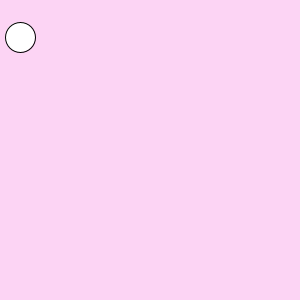
Frame 1 (no input)
Frame 60 (the mouse pressed at the canvas centre just before this capture): identical to frame 1, image omitted
Frame 120 (the mouse held since frame 60 and released just before this capture): identical to frame 1, image omitted

The Processing sketch that drew this single still picture (run headless with seeded random() and noise(); from frame 60 on, the mouse is pressed at the canvas centre):

// Processing sketch: slippery_dot
// ── slippery_dot.pde
/*** When you are done, this program will draw an ellipse 
     that jumps to new location each time you click on it.
***/
 
 
 // 1. Create three integer variables to represent the x, y, and the size of the ellipse
 
 // good start ... some improvements needed ... first, i don't see
 // code for step 1 - create some variables that will be used by your code below
 // questions?what do u mean by variables  great question! 
 // a variable is something that has a name and holds a value of a certain data type
 // lets start with x
 int x = 20;  // name is x; data type is int, current value is 0
 int y = 37;
 int s = 30;  //
 //would i put int w and int h  you could but i think we're drawing circles which
 // hav the same w and h values so that's why the instructions just said 'size'
       
    void setup() {
      // now, lets use those variables here...  no, use the variable names
      ellipse(x,y,s,s);
      // 2. Set the size of your sketch
      size(300,300);
    }
    
    void draw() {
    
      // 3. Set the background color of your sketch
      background(#FCD4F4);
      // 4. Draw an ellipse using the variables created at the top of the sketch for the location and size of your ellipse. 
      //    Make sure it fits in the window. Change the variables if it does not.
    ellipse(x,y,s,s);    // good ... i hope the wording of step 4 makes more sense to you now...
    
    }
    
    /******** This method gets called automatically when you press the mouse ************/
    void mousePressed() {
      //5. Create an integer variable called distance  .. can you try this now?
      int distance;
      // you have some options here: don't give it a value yet
      // or give it a temporary value and the code below is
      // going to change it  good  now step 6
      
      // ok.... but perhaps you should do steps 1 thru 4 first?i already did ooh
      
      //6. The getDistanceFromMouse() method below returns a number.
      //   Set the value of your distance variable to the value returned by the getDistance method
      //   You will need to pass the x and y location of your ellipse to this method.
      // like in the ice cream program ... you need to *use* the method here:
        distance = getDistanceFromMouse(x,y);  // good start... we'll leave it like this for a moment...
              // NOW unlike addScoop() method, this method returns an 'int' value and we want to
              // use it.  let me show you.  questions?no, do we finish next class it's 30
              // yeah it's just that we're in the middle of an idea I want you to understand :)
              // ok one thing to fix.  this program when finished will keep changing the location
              // of the ellipse using the variables you made up top: x and y
              // we need to use them here ..  otherwise the circle will be stuck at the same location
              // questions before we save your work?so u are saing that it would have stayed as  20 and 37
              // yesokay no questions
          
      //7.  Use an if statement to check if your distance variable is < the radius of the ellipse
      //    If it is, make a new x AND y for the ellipse, for a new random location on the window
      //    Hint: Use code like this      x = (int) random(width);  questions??im reading bc im a bit lost
      // ok, i'm not sure what you're lost about, so let me try to summarize where you are and see if that helps...
      // when the program runs, every time you click on the circle, it should move to a new random location.
      // questions so far?no  ok, so you're working on mousePressed() method which is called whenever you click
      // *anywhere* on the window.  the code in here needs to check if you clicked on the circle, which is
      // the test that distance variable is < radius of circle.  if that is true, you pick new random values for
      // x and y, which are used above to draw the circle ... let me show you above ...questions?  did this help?yes
      
      // good start.  but this code happens *whenever* mouse is clicked ... even when it's no where near the circle!
      // need help?yes
      if (distance < (s/2) ) { // only if you are clicking in the circle, where it's size 's' (diameter) divided by 2 is radius
            // put code in here to give x and y new random values..but this isn't random ....try running the program
            // each time you click the mouse, it should generate a new random value for x and for y
            x = (int) random(width);
            y = (int) random(height);  // check spelling  good!! try it  yeah!!
            //it saves when you run it right? yes
      }
    }
    
    /********  This method gives you the number of pixels between the mouse and the x,y point ***********/
    int getDistanceFromMouse(int x, int y) {
      return (int)Math.sqrt(Math.pow((mouseX-x),2) + Math.pow((mouseY-y),2));
    }
